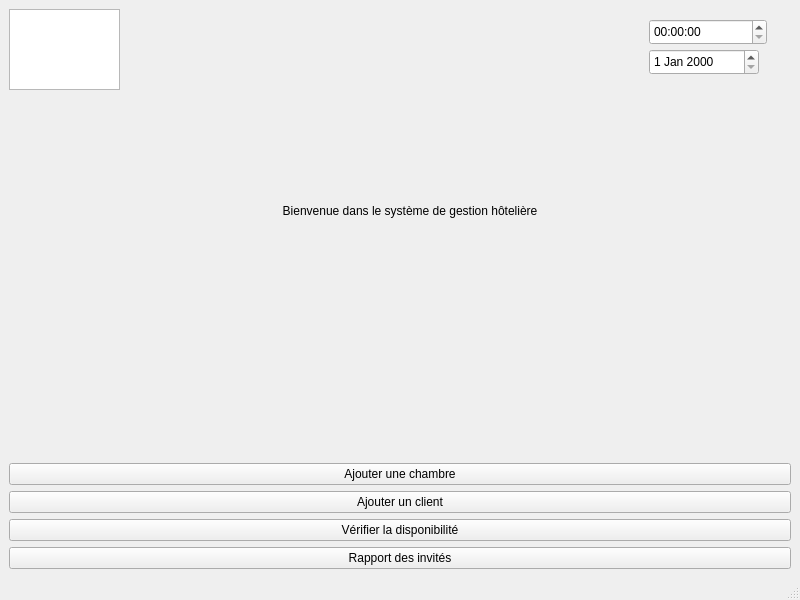
<?xml version="1.0" encoding="UTF-8"?>
<ui version="4.0">
 <class>MainWindow</class>
 <widget class="QMainWindow" name="MainWindow">
  <property name="geometry">
   <rect>
    <x>0</x>
    <y>0</y>
    <width>800</width>
    <height>600</height>
   </rect>
  </property>
  <property name="windowTitle">
   <string>Gestion Hôtelière</string>
  </property>
  <widget class="QWidget" name="centralwidget">
   <layout class="QVBoxLayout" name="verticalLayout">
    <item>
     <widget class="QWidget" name="widget" native="true">
      <widget class="QLabel" name="titleLabel">
       <property name="geometry">
        <rect>
         <x>10</x>
         <y>100</y>
         <width>782</width>
         <height>204</height>
        </rect>
       </property>
       <property name="text">
        <string>Bienvenue dans le système de gestion hôtelière</string>
       </property>
       <property name="alignment">
        <set>Qt::AlignCenter</set>
       </property>
      </widget>
      <widget class="QTimeEdit" name="timeEdit">
       <property name="geometry">
        <rect>
         <x>640</x>
         <y>10</y>
         <width>118</width>
         <height>26</height>
        </rect>
       </property>
      </widget>
      <widget class="QDateEdit" name="dateEdit">
       <property name="geometry">
        <rect>
         <x>640</x>
         <y>40</y>
         <width>110</width>
         <height>26</height>
        </rect>
       </property>
      </widget>
      <widget class="QGraphicsView" name="graphicsView">
       <property name="geometry">
        <rect>
         <x>0</x>
         <y>0</y>
         <width>111</width>
         <height>81</height>
        </rect>
       </property>
      </widget>
     </widget>
    </item>
    <item>
     <widget class="QPushButton" name="addRoomButton">
      <property name="text">
       <string>Ajouter une chambre</string>
      </property>
     </widget>
    </item>
    <item>
     <widget class="QPushButton" name="addClientButton">
      <property name="text">
       <string>Ajouter un client</string>
      </property>
     </widget>
    </item>
    <item>
     <widget class="QPushButton" name="checkAvailabilityButton">
      <property name="text">
       <string>Vérifier la disponibilité</string>
      </property>
     </widget>
    </item>
    <item>
     <widget class="QPushButton" name="checkAvailabilityButton">
      <property name="text">
       <string>Rapport des invités</string>
      </property>
     </widget>
    </item>
   </layout>
  </widget>
  <widget class="QMenuBar" name="menubar">
   <property name="geometry">
    <rect>
     <x>0</x>
     <y>0</y>
     <width>800</width>
     <height>22</height>
    </rect>
   </property>
  </widget>
  <widget class="QStatusBar" name="statusbar"/>
 </widget>
 <resources/>
 <connections/>
</ui>
